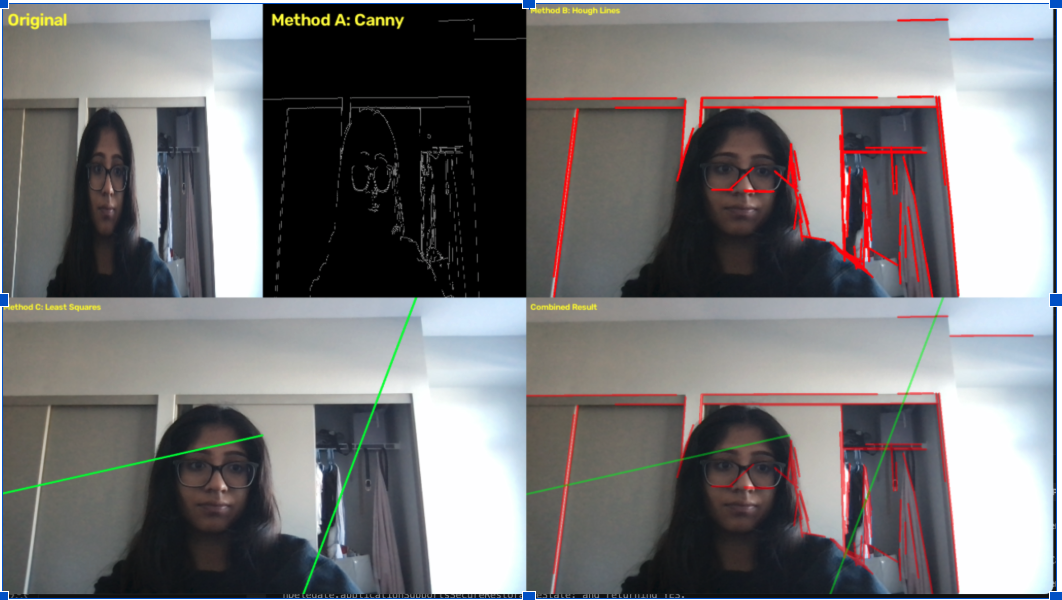
#> input picture images/experiment1.png, 1062 x 600 px, given in place of the camera
$ python part3_lines.py
#> lines starting #> are read from the running program, lines starting #| are printed output that depends on the picture; after the words box and inside, x2 and y2 are one past the last pixel; in counts of white or black regions, pixels touching at a corner belong together
import cv2
import numpy as np


def draw_least_squares_lines(frame, edges):
    """
    Fit one least-squares line to edge points in the
    left half and one line to edge points in the right half.
    """

    output = frame.copy()
    height, width = edges.shape

    # Define two image regions
    regions = [
        (0, width // 2),
        (width // 2, width)
    ]

    for x_start, x_end in regions:
        # Get edge-pixel coordinates in this region
        region = edges[:, x_start:x_end]
        y_points, x_points = np.where(region > 0)

        # Convert x-coordinates back to the full image
        x_points = x_points + x_start

        # Avoid fitting when there are too few points
        if len(x_points) < 20:
            continue

        # Limit the number of points for speed
        if len(x_points) > 3000:
            indices = np.random.choice(len(x_points), 3000, replace=False)
            x_points = x_points[indices]
            y_points = y_points[indices]

        # Least-squares line fitting using cv2.fitLine
        points = np.column_stack((x_points, y_points)).astype(np.float32)

        line = cv2.fitLine(
            points,
            cv2.DIST_L2,
            0,
            0.01,
            0.01
        )

        vx, vy, x0, y0 = line.flatten()

        # Avoid division by zero for vertical lines
        if abs(vx) < 1e-6:
            x1 = x2 = int(x0)
            y1 = 0
            y2 = height - 1
        else:
            # Find the y-values at the left and right image boundaries
            x1 = x_start
            x2 = x_end - 1

            y1 = int(y0 + (x1 - x0) * vy / vx)
            y2 = int(y0 + (x2 - x0) * vy / vx)

        cv2.line(
            output,
            (x1, y1),
            (x2, y2),
            (0, 255, 0),
            3
        )

    return output


# Open the webcam
cap = cv2.VideoCapture(0)

if not cap.isOpened():
    print("Error: Could not open camera.")
    exit()

while True:
    ret, frame = cap.read()
#> frame is the input picture: shape (600, 1062, 3); mean B, G, R 119, 117.9, 119.2

    if not ret:
        print("Error: Could not read frame.")
        break

    # Convert frame to grayscale
    gray = cv2.cvtColor(frame, cv2.COLOR_BGR2GRAY)

    # Part 2: Canny edge detection
    edges = cv2.Canny(gray, 50, 150)
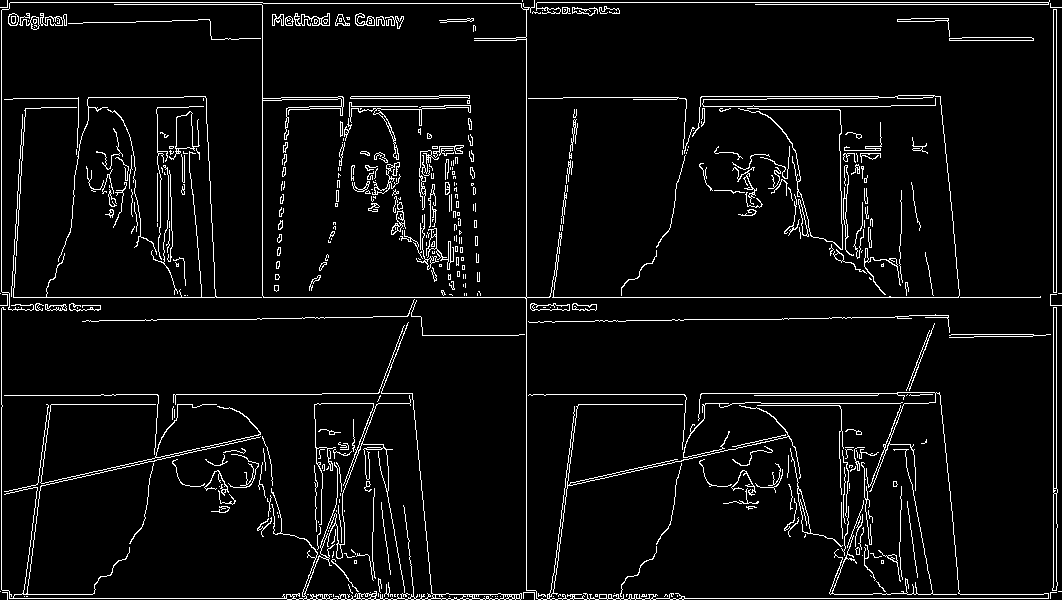
#> edges: shape (600, 1062); 5.1% white in thin lines or dots

    # Method A: Canny edge pixels
    canny_display = cv2.cvtColor(edges, cv2.COLOR_GRAY2BGR)
#> canny_display: shape (600, 1062, 3); 5.1% white in thin lines or dots

    # Method B: Probabilistic Hough transform
    hough_display = frame.copy()

    lines = cv2.HoughLinesP(
        edges,
        rho=1,
        theta=np.pi / 180,
        threshold=50,
        minLineLength=50,
        maxLineGap=20
    )
#> lines = 211 rows, first 6: [7, 598, 1050, 598], [7, 297, 1050, 297], [534, 2, 1048, 2], [283, 594, 679, 594], [1, 589, 1, 7], [1053, 592, 1053, 7]

    if lines is not None:
        for line in lines:
            x1, y1, x2, y2 = line.flatten()

            cv2.line(
                hough_display,
                (int(x1), int(y1)),
                (int(x2), int(y2)),
                (0, 0, 255),
                3
            )
#> this loop made 211 passes
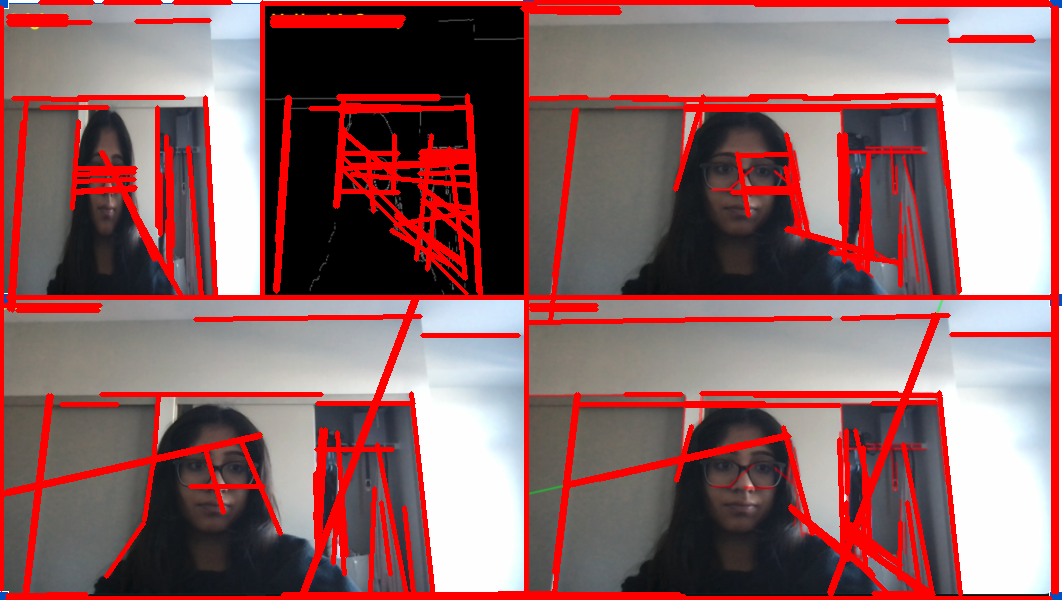
#> hough_display: shape (600, 1062, 3); 16.18% of pixels changed, all inside (x1, y1, x2, y2) = (0, 0, 1059, 600)

    # Method C: Least-squares line fitting
    least_squares_display = draw_least_squares_lines(frame, edges)
#> the loop in draw_least_squares_lines, `for x_start, x_end in regions:` made 2 passes
#> (vx, vy, x0, y0, y1, y2) on passes 1 to 2: (0.0223, 1, 270.5, 288.7, -11848, 11935), (0.0411, -0.999, 805.3, 314.1, 6976, -5897)
#> pass 1, in draw_least_squares_lines, `region = edges[:, x_start:x_end]`:
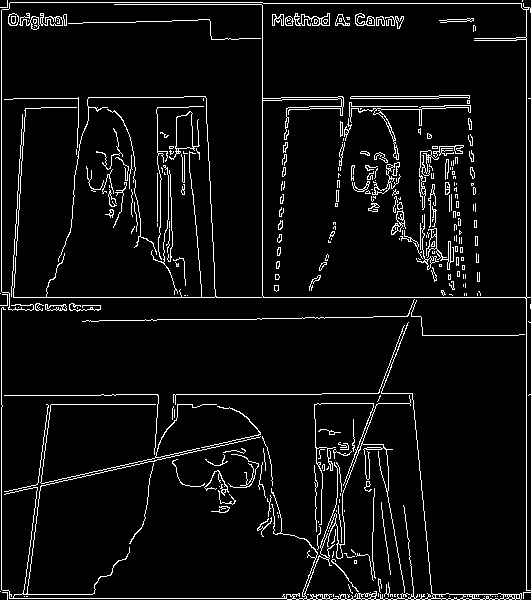
#> region: shape (600, 531); 5.7% white in thin lines or dots
#> after the loop in draw_least_squares_lines, `for x_start, x_end in regions:`:
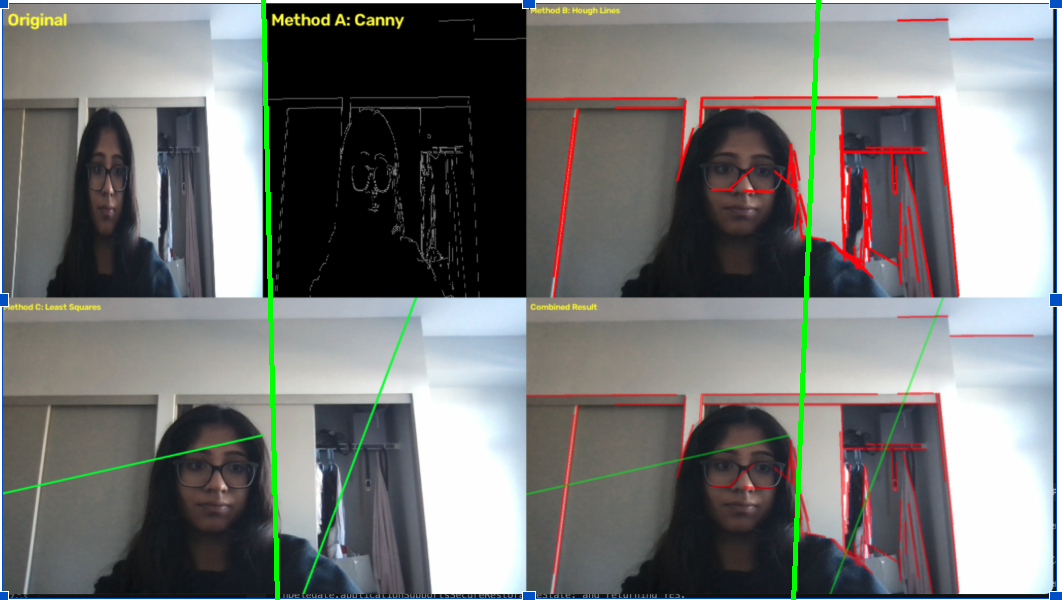
#> output: shape (600, 1062, 3); 0.94% of pixels changed, all inside (x1, y1, x2, y2) = (261, 0, 821, 600)
#> after the loop in draw_least_squares_lines, `for x_start, x_end in regions:`: indices = 3000 values, max 14641 at index 1561, min 6 at index 1547, mean 7242.7

    # Add labels
    cv2.putText(
        canny_display,
        "Method A: Canny Edges",
        (10, 30),
        cv2.FONT_HERSHEY_SIMPLEX,
        0.7,
        (0, 255, 255),
        2
    )
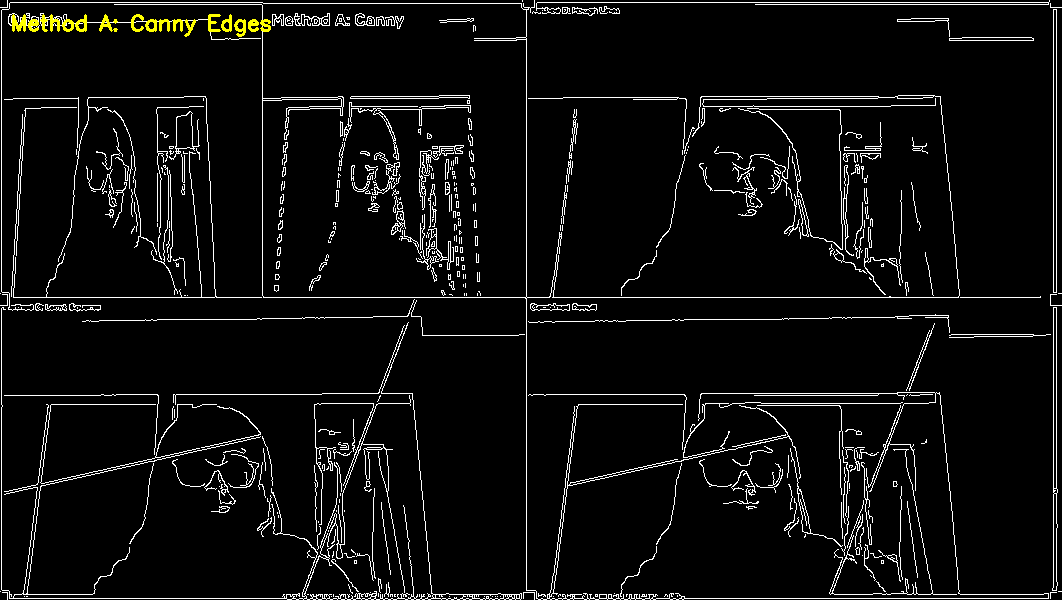
#> canny_display: shape (600, 1062, 3); mean B, G, R 13, 13.7, 13.7

    cv2.putText(
        hough_display,
        "Method B: Hough Lines",
        (10, 30),
        cv2.FONT_HERSHEY_SIMPLEX,
        0.7,
        (0, 255, 255),
        2
    )
#> hough_display: shape (600, 1062, 3); 0.27% of pixels changed, all inside (x1, y1, x2, y2) = (12, 14, 267, 37)

    cv2.putText(
        least_squares_display,
        "Method C: Least Squares",
        (10, 30),
        cv2.FONT_HERSHEY_SIMPLEX,
        0.7,
        (0, 255, 255),
        2
    )
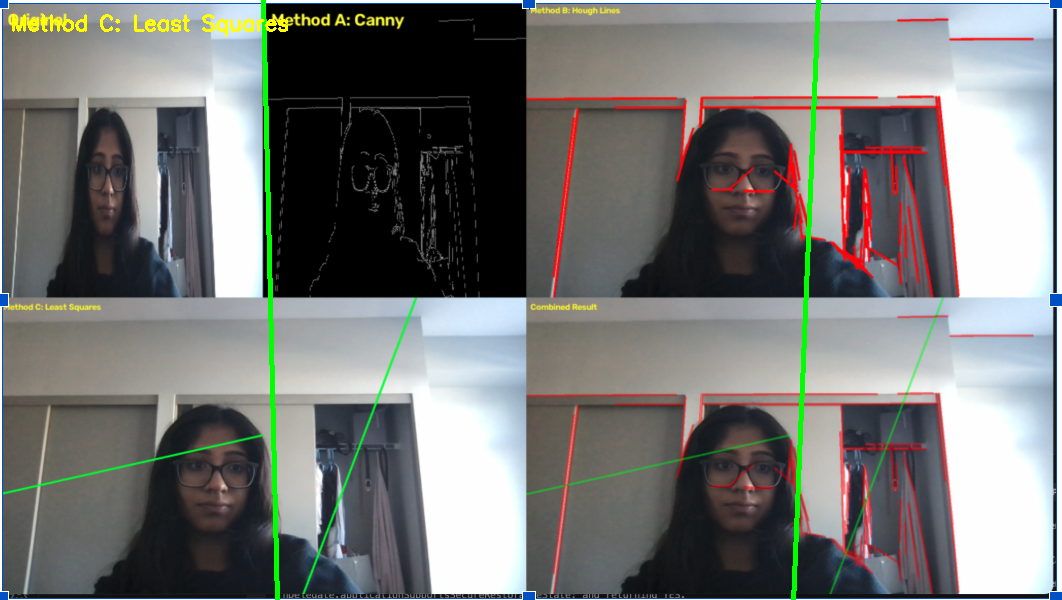
#> least_squares_display: shape (600, 1062, 3); 0.29% of pixels changed, all inside (x1, y1, x2, y2) = (12, 14, 288, 37)

    # Make the three displays smaller so they fit on the screen
    scale = 0.5

    canny_display = cv2.resize(
        canny_display,
        None,
        fx=scale,
        fy=scale
    )
#> canny_display: shape (300, 531, 3)

    hough_display = cv2.resize(
        hough_display,
        None,
        fx=scale,
        fy=scale
    )
#> hough_display: shape (300, 531, 3)

    least_squares_display = cv2.resize(
        least_squares_display,
        None,
        fx=scale,
        fy=scale
    )
#> least_squares_display: shape (300, 531, 3)

    # Display all three approaches side by side
    combined = np.hstack(
        (
            canny_display,
            hough_display,
            least_squares_display
        )
    )
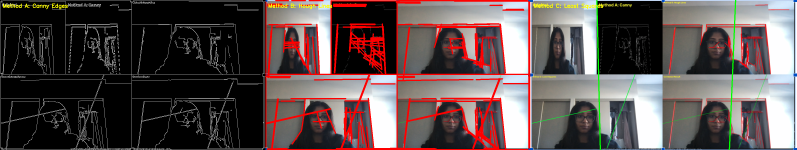
#> combined: shape (300, 1593, 3) (shown at 1/2 size); mean B, G, R 77.4, 78.2, 91.4

    cv2.imshow("Three Detection Approaches", combined)

    # Press q or Esc to quit
    key = cv2.waitKey(1) & 0xFF
#> (key q is pressed here)

    if key == ord("q") or key == 27:
        break

# Clean up
cap.release()
cv2.destroyAllWindows()

$ run again, on images/experiment5.png
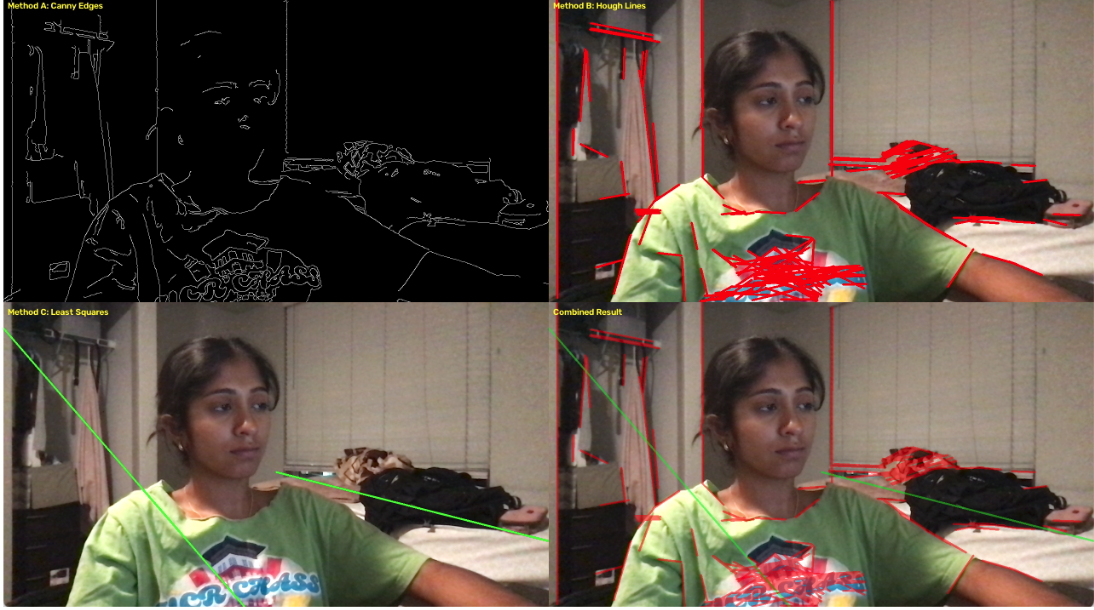
#> input picture images/experiment5.png, 1094 x 610 px, given in place of the camera
#> frame is the input picture: shape (610, 1094, 3); mean B, G, R 70.4, 81.2, 94.3
#> `edges = cv2.Canny(gray, 50, 150)`:
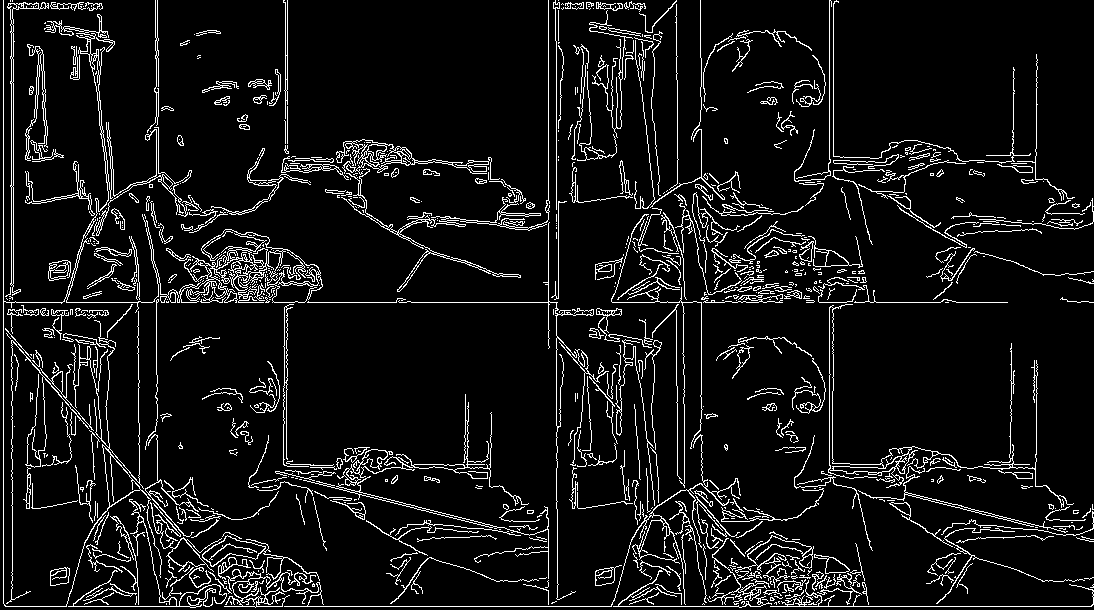
#> edges: shape (610, 1094); 7.9% white in thin lines or dots
#> lines = 739 rows, first 6: [5, 606, 1091, 606], [3, 302, 557, 302], [3, 603, 3, 0], [548, 348, 548, 0], [829, 175, 829, 0], [556, 508, 556, 296]
#> the loop `for line in lines:` made 739 passes
#> the loop in draw_least_squares_lines, `for x_start, x_end in regions:` made 2 passes
#> (vx, vy, x0, y0, y1, y2) on passes 1 to 2: (0.351, 0.936, 217.6, 343.2, -236, 1218), (0.355, 0.935, 767.3, 340.1, -240, 1199)
#> after the loop in draw_least_squares_lines, `for x_start, x_end in regions:`: indices = 3000 values, max 26229 at index 91, min 8 at index 140, mean 13140.6
#> `combined = np.hstack( ( canny_display, hough_display, least_squares_di..`:
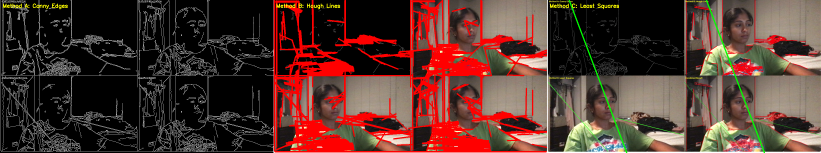
#> combined: shape (305, 1641, 3) (shown at 1/2 size); mean B, G, R 46, 53.3, 82.7
